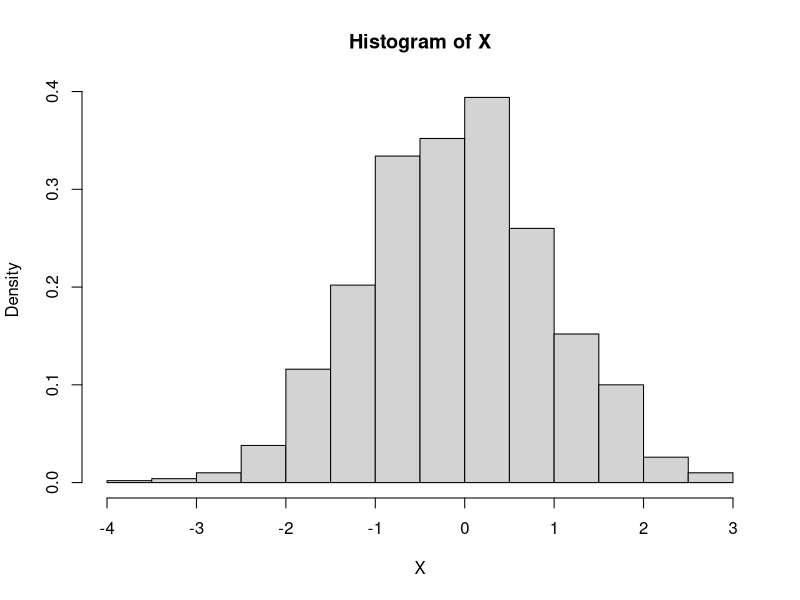
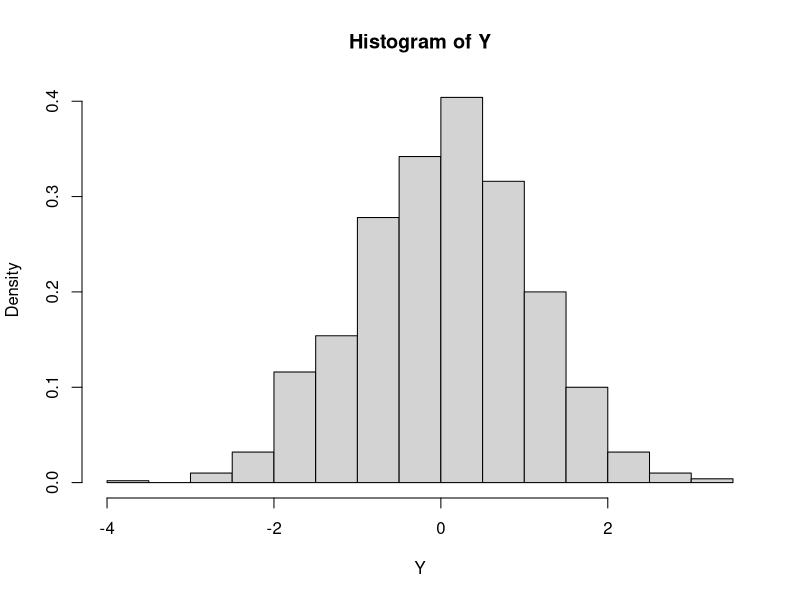
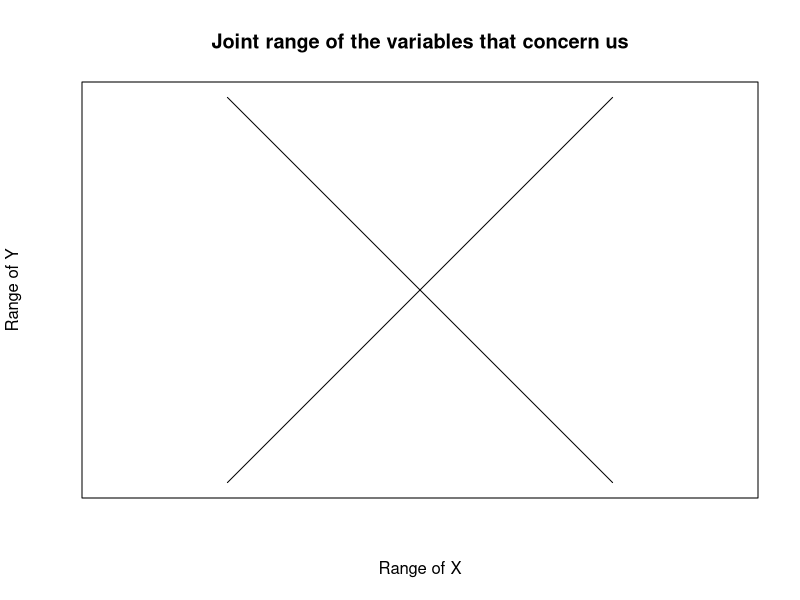
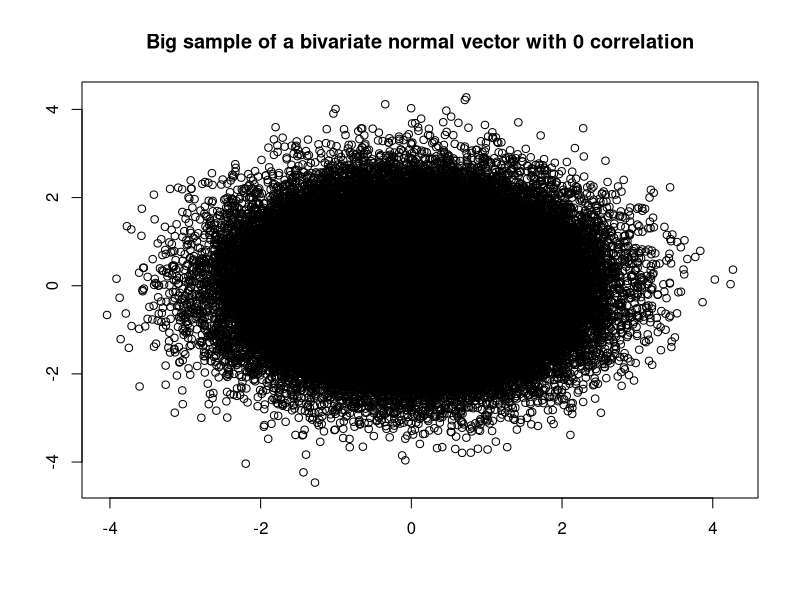

The R script that drew these images, in order:
## ---- chunk 1
# Previous installation of package stats is required

sample_j = stats::rbinom(1000, 1, 1/2)*2 - 1
sample_x = rnorm(1000, 0, 1)
sample_y = sample_j*sample_x

hist(sample_x, freq = FALSE, xlab = "X", main = "Histogram of X")
hist(sample_y, freq = FALSE, xlab = "Y", main = "Histogram of Y")
## ---- chunk 2
cor(sample_x, sample_y)
## ---- chunk 3
y_close_minus_1.1 = sample_y[sample_x >= -1.6 & sample_x <= -0.6]

length(y_close_minus_1.1[y_close_minus_1.1 < 0])/length(y_close_minus_1.1)
## ---- chunk 4
plot_x = -100:100
y_1 = -100:100
y_2 = 100:-100
plot(plot_x, y_1, type = 'l', xlab = "Range of X", ylab = "Range of Y", asp = 1, xaxt = 'n', yaxt = 'n', main = "Joint range of the variables that concern us")
lines(plot_x, y_2)

x_axis = rnorm(100000, 0, 1)
y_axis = rnorm(100000, 0, 1)

plot(x_axis, y_axis, xlab = "", ylab= "", main = "Big sample of a bivariate normal vector with 0 correlation")
